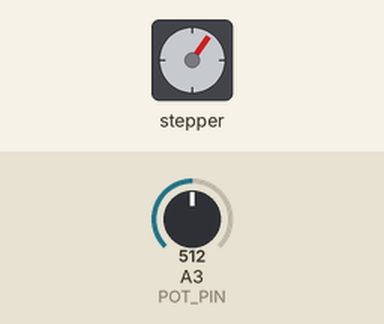
A sketch run on a simulated Arduino Uno, built with avr-gcc and run on an emulated ATmega328P. Shown: stepper motor. Wiring (inferred from the names in the program): stepper motor (2048 steps per turn assumed): coils pin 8, pin 9, pin 10, pin 11. Inputs (shaded band) come from the test bench; at power-on: A3 (POT_PIN) = 512. What the sketch prints to the serial monitor is not drawn.

Above: at 1.2 s.
1.3 s: A3 (POT_PIN) set to 306
At 3.1 s:
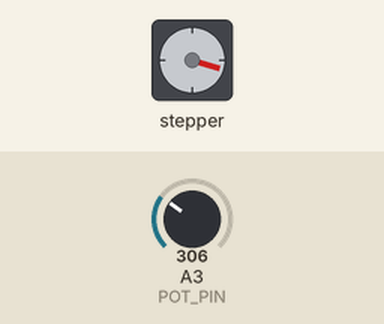
4.2 s: A3 (POT_PIN) set to 511
At 6.5 s:
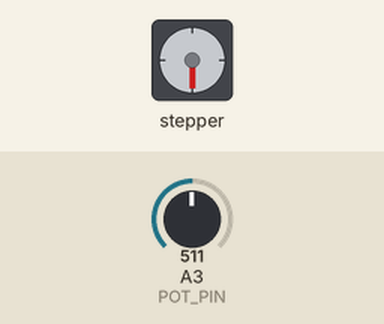
7.2 s: A3 (POT_PIN) set to 900
At 7.67 s:
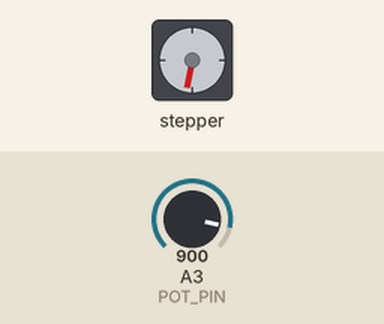
10.2 s: A3 (POT_PIN) set to 1023
Timing chart, 0 to 13.2 s (numbered marks = the images above; inputs shaded):
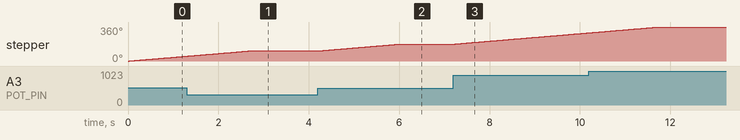

The sketch:

Meal_Planner_Motor.ino
```cpp
// 28BYJ-48 Stepper Motor with ULN2003 — Potentiometer Control
// Arduino Uno/Nano — Half-Step Drive
// Pot position maps to a target step position; motor follows.

// Pin definitions
const int IN1 = 8;
const int IN2 = 9;
const int IN3 = 10;
const int IN4 = 11;
const int POT_PIN = A3;

// Range config
const int STEP_MIN = 0;
const int STEP_MAX = 4096;   // e.g. 2048 = half revolution, 1024 = quarter, etc.

const int STEP_DELAY_MS = 2;  // Speed — increase to slow down

// Half-step sequence
const int HALF_STEP[8][4] = {
  {1, 0, 0, 0},
  {1, 1, 0, 0},
  {0, 1, 0, 0},
  {0, 1, 1, 0},
  {0, 0, 1, 0},
  {0, 0, 1, 1},
  {0, 0, 0, 1},
  {1, 0, 0, 1}
};

int currentStep = 0;   // Actual motor position (in steps)
int targetStep  = 0;   // Desired position from pot

// Write current step to coils
void applyStep() {
  int s = ((currentStep % 8) + 8) % 8;  // Always positive modulo
  digitalWrite(IN1, HALF_STEP[s][0]);
  digitalWrite(IN2, HALF_STEP[s][1]);
  digitalWrite(IN3, HALF_STEP[s][2]);
  digitalWrite(IN4, HALF_STEP[s][3]);
}

// Move one step toward target
// Returns true if a step was taken
bool stepTowardTarget() {
  if (currentStep == targetStep) return false;

  if (currentStep < targetStep) currentStep++;
  else                          currentStep--;

  applyStep();
  delay(STEP_DELAY_MS);
  return true;
}

// Release coils
void releaseMotor() {
  digitalWrite(IN1, LOW);
  digitalWrite(IN2, LOW);
  digitalWrite(IN3, LOW);
  digitalWrite(IN4, LOW);
}

// Read pot and map to step range
int readTargetStep() {
  int raw = analogRead(POT_PIN);  // 0–1023
  return map(raw, 0, 1023, STEP_MIN, STEP_MAX);
}

void setup() {
  pinMode(IN1, OUTPUT);
  pinMode(IN2, OUTPUT);
  pinMode(IN3, OUTPUT);
  pinMode(IN4, OUTPUT);

  Serial.begin(9600);
  Serial.println("Pot stepper ready.");
}

void loop() {
  targetStep = readTargetStep();

  if (stepTowardTarget()) {
  } else {
    // Motor reached target — release coils to save power
    releaseMotor();

    // Re-read pot after short pause to catch new position
    delay(20);
  }
}
```

Measured:
- after the input at 1.3 s, stepper: goes on until 2.7 s, then stays 107°
- after the input at 4.2 s, stepper: turns 72° clockwise in 1.8 s, starting at once
- after the input at 7.2 s, stepper: keeps turning clockwise at about 40°/s, starting at once
- by itself, stepper: keeps turning clockwise at about 41°/s
